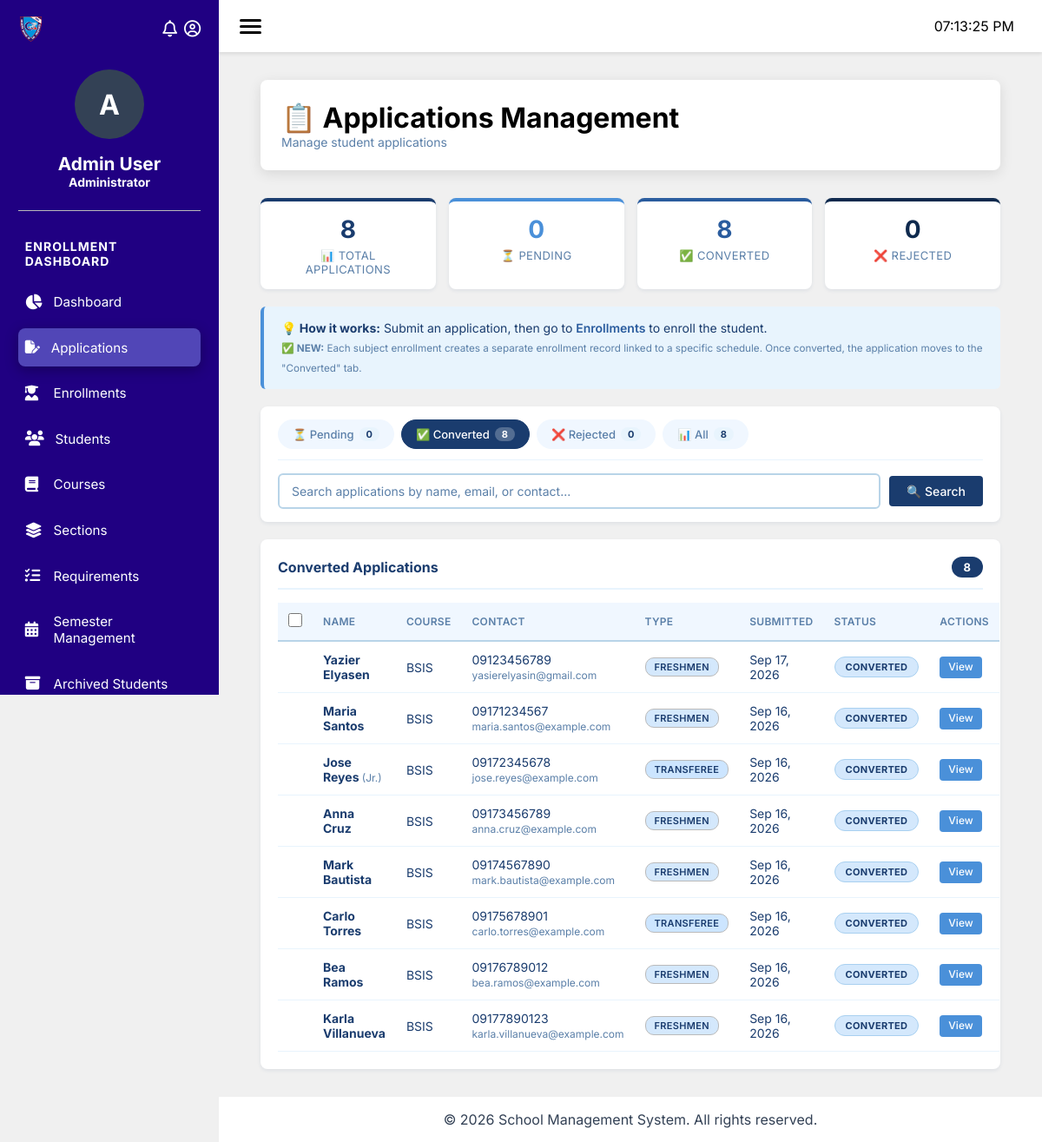
/pages/applications.php?page=applications&status=converted, run on the app's committed database.
### tables this page shows
CREATE TABLE `enr_applicants` (
  `applicant_id` int(11) NOT NULL,
  `surname` varchar(50) NOT NULL,
  `first_name` varchar(50) NOT NULL,
  `middle_name` varchar(50) DEFAULT NULL,
  `suffix` varchar(10) DEFAULT NULL,
  `admission_type` enum('freshmen','transferee','returnee','senior_high') DEFAULT NULL,
  `working_student` enum('Yes','No') DEFAULT NULL,
  `sex` enum('Male','Female','Other') NOT NULL,
  `address_barangay` varchar(100) NOT NULL,
  `address_city` varchar(100) NOT NULL,
  `address_province` varchar(100) NOT NULL,
  `address_complete` text DEFAULT NULL,
  `school_last_attended` varchar(150) NOT NULL,
  `year_graduated` varchar(20) DEFAULT NULL,
  `how_hear` varchar(50) DEFAULT NULL,
  `email` varchar(100) NOT NULL,
  `date_of_birth` date NOT NULL,
  `place_of_birth` varchar(150) NOT NULL,
  `age` int(11) DEFAULT NULL,
  `civil_status` enum('Single','Married','Divorced','Widowed') NOT NULL,
  `religion` varchar(50) DEFAULT NULL,
  `contact_number` varchar(20) NOT NULL,
  `facebook` varchar(100) DEFAULT NULL,
  `messenger` varchar(100) DEFAULT NULL,
  `address` text DEFAULT NULL,
  `parent_full_name` varchar(150) NOT NULL,
  `parent_contact` varchar(20) DEFAULT NULL,
  `parent_address` text DEFAULT NULL,
  `course_id` int(10) DEFAULT NULL,
  `preferred_section_id` int(11) DEFAULT NULL,
  `status` enum('pending','converted','rejected') DEFAULT 'pending',
  `notes` text DEFAULT NULL,
  `submitted_at` timestamp NOT NULL DEFAULT current_timestamp(),
  `updated_at` timestamp NOT NULL DEFAULT current_timestamp() ON UPDATE current_timestamp()
);

CREATE TABLE `rgr_courses` (
  `id` int(10) NOT NULL,
  `code` varchar(250) NOT NULL,
  `name` varchar(250) NOT NULL,
  `years` int(10) NOT NULL,
  `description` varchar(250) NOT NULL
);

### classes/Database.php (called while the page is built, shortened)
<?php
class Database {
    private static $instance = null;
    private $connection;
    private $host     = 'localhost';
    private $username = 'root';
    private $password = '';
    private $database = 'kms';
    private $port     = 3306;
    private $charset  = 'utf8mb4';
    private $options;
    private function __construct() {
        $this->options = [
            PDO::ATTR_ERRMODE               => PDO::ERRMODE_EXCEPTION,
            PDO::ATTR_DEFAULT_FETCH_MODE    => PDO::FETCH_ASSOC,
            PDO::ATTR_EMULATE_PREPARES      => false,
            PDO::ATTR_STRINGIFY_FETCHES     => false,
            PDO::MYSQL_ATTR_INIT_COMMAND    => "SET NAMES {$this->charset}",
            PDO::MYSQL_ATTR_USE_BUFFERED_QUERY => true,
            PDO::ATTR_TIMEOUT               => 30,
        ];
    }
    private function connect() {
        try {
            $dsn = "mysql:host={$this->host};port={$this->port};"
                 . "dbname={$this->database};charset={$this->charset}";
            $this->connection = new PDO(
                $dsn,
                $this->username,
                $this->password,
                $this->options
            );
            $this->connected = true;
        } catch (PDOException $e) {
            $this->connected = false;
            $this->lastError = $e->getMessage();
            error_log('Database Connection Error: ' . $e->getMessage());
            if ($this->isDevelopment()) {
                die("Database Connection Failed: " . $e->getMessage());
            }
            die("Database connection error. Please try again later.");
        }
    }
    public static function getInstance() {
        if (self::$instance === null) {
            self::$instance = new self();
        }
        return self::$instance;
    }
    public function getConnection() {
        return $this->connection;
    }
}

### classes/Model.php (called while the page is built, shortened)
<?php
abstract class Model {
    public function __construct() {
        $this->db         = Database::getInstance();
        $this->connection = $this->db->getConnection();
    }
}

### classes/Section.php (called while the page is built, shortened)
<?php
require_once 'Model.php';
class Section extends Model {
    public function __construct() {
        $this->checkCapacityColumns();
    }
    private function checkCapacityColumns() {
        try {
            $sql  = "SHOW COLUMNS FROM cc_sections LIKE 'max_students'";
            $stmt = $this->connection->prepare($sql);
            $stmt->execute();
        } catch (Exception $e) {
            $this->hasCapacityColumns = false;
        }
    }
}

### classes/ApplicationController.php (called while the page is built, shortened)
<?php
require_once 'Application.php';
require_once 'Section.php';
class ApplicationController {
    private $application;
    public function __construct() {
        $this->application  = new Application();
        $this->section      = new Section();
    }
    public function getApplicationsByStatus($status) {
        return $this->application->getApplicationsByStatus($status);
    }
    public function getStats() {
        return [
            'total'     => $this->application->getTotalApplications(),
            'pending'   => $this->application->countApplicationsByStatus('pending'),
            'converted' => $this->application->countApplicationsByStatus('converted'),
            'rejected'  => $this->application->countApplicationsByStatus('rejected')
        ];
    }
}

### classes/Application.php (called while the page is built, shortened)
<?php
require_once 'Model.php';
class Application extends Model {
    public function getApplicationsByStatus($status) {
        try {
            $sql = "SELECT a.*, c.code as course_code, c.name as course_name
                    FROM enr_applicants a
                    LEFT JOIN rgr_courses c ON a.course_id = c.id
                    WHERE a.status = ?
                    ORDER BY a.submitted_at DESC";
            $stmt = $this->connection->prepare($sql);
            $stmt->execute([$status]);
            return $stmt->fetchAll(PDO::FETCH_ASSOC);
        } catch (Exception $e) {
            error_log('Error getting applications by status: ' . $e->getMessage());
            return [];
        }
    }
    public function countApplicationsByStatus($status) {
        try {
            $sql = "SELECT COUNT(*) as count FROM enr_applicants WHERE status = ?";
            $stmt = $this->connection->prepare($sql);
            $stmt->execute([$status]);
            $result = $stmt->fetch();
            return (int) $result['count'];
        } catch (Exception $e) {
            error_log('Error counting applications by status: ' . $e->getMessage());
            return 0;
        }
    }
    public function getTotalApplications() {
        try {
            $sql = "SELECT COUNT(*) as total FROM enr_applicants";
            $stmt = $this->connection->prepare($sql);
            $stmt->execute();
            $result = $stmt->fetch();
            return (int) $result['total'];
        } catch (Exception $e) {
            error_log('Error getting total applications: ' . $e->getMessage());
            return 0;
        }
    }
}

### pages/applications.php (the view, shortened to what this page needs)
<?php
require_once 'classes/Application.php';
require_once 'classes/ApplicationController.php';
$applicationController = new ApplicationController();
$today = date('Y-m-d');
if (($_SESSION['last_app_cleanup'] ?? '') !== $today) {
    $applicationController->deleteOldApplications();
}
$status = $_GET['status'] ?? 'pending';
$search = $_GET['search'] ?? '';
if ($status === 'all') {
    $applications = $applicationController->getAllApplications();
} else {
    $applications = $applicationController->getApplicationsByStatus($status);
}
$stats = $applicationController->getStats();
?>
<?php include __DIR__ . '/../includes/header.php'; ?>
<?php include __DIR__ . '/../includes/sidebar.php'; ?>
<main class="main-content">
    <div class="container">
        <div class="module-header">
            <h1>📋 Applications Management</h1>
            <p class="dashboard-subtitle">Manage student applications</p>
        </div>
        <div class="module-content">
            <div class="stats-grid">
                <div class="stat-card stat-total">
                    <span class="number"><?php echo (int) ($stats['total'] ?? 0); ?></span>
                    <span class="label">📊 Total Applications</span>
                </div>
                <div class="stat-card stat-pending">
                    <span class="number"><?php echo (int) ($stats['pending'] ?? 0); ?></span>
                    <span class="label">⏳ Pending</span>
                </div>
                <div class="stat-card stat-converted">
                    <span class="number"><?php echo (int) ($stats['converted'] ?? 0); ?></span>
                    <span class="label">✅ Converted</span>
                </div>
                <div class="stat-card stat-rejected">
                    <span class="number"><?php echo (int) ($stats['rejected'] ?? 0); ?></span>
                    <span class="label">❌ Rejected</span>
                </div>
            </div>
            <div class="info-banner">
                <strong>💡 How it works:</strong> Submit an application, then go to
                <a href="?page=enrollments">Enrollments</a> to enroll the student.
                <br>
                <small>✅ <strong>NEW:</strong> Each subject enrollment creates a separate
                enrollment record linked to a specific schedule. Once converted, the
                application moves to the "Converted" tab.</small>
            </div>
            <div class="search-section">
                <div class="status-filters">
                    <a href="?page=applications&status=pending"
                       class="status-filter <?php echo $status === 'pending' ? 'active' : ''; ?>">
                        ⏳ Pending <span class="count"><?php echo (int) ($stats['pending'] ?? 0); ?></span>
                    </a>
                    <a href="?page=applications&status=converted"
                       class="status-filter <?php echo $status === 'converted' ? 'active' : ''; ?>">
                        ✅ Converted <span class="count"><?php echo (int) ($stats['converted'] ?? 0); ?></span>
                    </a>
                    <a href="?page=applications&status=rejected"
                       class="status-filter <?php echo $status === 'rejected' ? 'active' : ''; ?>">
                        ❌ Rejected <span class="count"><?php echo (int) ($stats['rejected'] ?? 0); ?></span>
                    </a>
                    <a href="?page=applications&status=all"
                       class="status-filter <?php echo $status === 'all' ? 'active' : ''; ?>">
                        📊 All <span class="count"><?php echo (int) ($stats['total'] ?? 0); ?></span>
                    </a>
                </div>
                <form method="GET" class="search-form">
                    <input type="text" name="search"
                           placeholder="Search applications by name, email, or contact..."
                           value="<?php echo htmlspecialchars($search); ?>">
                    <button type="submit" class="btn btn-primary">🔍 Search</button>
                </form>
            </div>
            <div class="applications-table-container">
                <div class="table-header">
                    <span class="title">
                        <?php echo ucfirst($status); ?> Applications
                    </span>
                    <span class="badge-count"><?php echo count($applications); ?></span>
                </div>
                <?php if (count($applications) > 0): ?>
                <form method="POST" id="bulkActionForm" onsubmit="return confirmBulkAction();">
                    <table class="table">
                        <thead>
                            <tr>
                                <th width="40">
                                    <input type="checkbox" id="selectAll"
                                           onchange="toggleAllCheckboxes(this)">
                                </th>
                                <th>Name</th>
                                <th>Course</th>
                                <th>Contact</th>
                                <th>Type</th>
                                <th>Submitted</th>
                                <th>Status</th>
                                <th>Actions</th>
                            </tr>
                        </thead>
                        <tbody>
                            <?php foreach ($applications as $app): ?>
                            <tr>
                                <td class="checkbox-column">
                                </td>
                                <td>
                                    <strong>
                                        <?php echo htmlspecialchars(
                                            ($app['first_name'] ?? '') . ' ' . ($app['surname'] ?? '')
                                        ); ?>
                                    </strong>
                                    <?php if (!empty($app['suffix'])): ?>
                                        <small>(<?php echo htmlspecialchars($app['suffix']); ?>)</small>
                                    <?php endif; ?>
                                </td>
                                <td><?php echo htmlspecialchars($app['course_code'] ?? 'N/A'); ?></td>
                                <td>
                                    <?php echo htmlspecialchars($app['contact_number'] ?? ''); ?><br>
                                    <small><?php echo htmlspecialchars($app['email'] ?? ''); ?></small>
                                </td>
                                <td>
                                    <?php
                                        $typeLabels = [
                                            'freshmen'    => 'Freshmen',
                                            'transferee'  => 'Transferee',
                                            'returnee'    => 'Returnee',
                                            'senior_high' => 'Senior High'
                                        ];
                                        $admissionType = $app['admission_type'] ?? '';
                                        $typeLabel  = $typeLabels[$admissionType] ?? 'N/A';
                                        $badgeClass = $admissionType !== ''
                                            ? 'badge-' . $admissionType
                                            : 'badge-default';
                                    ?>
                                    <span class="badge <?php echo htmlspecialchars($badgeClass); ?>">
                                        <?php echo htmlspecialchars($typeLabel); ?>
                                    </span>
                                </td>
                                <td>
                                    <?php
                                        $submitted = $app['submitted_at'] ?? null;
                                        echo $submitted
                                            ? date('M d, Y', strtotime($submitted))
                                            : 'N/A';
                                    ?>
                                </td>
                                <td>
                                    <span class="status-badge status-<?php echo htmlspecialchars($app['status'] ?? 'pending'); ?>">
                                        <?php echo ucfirst(htmlspecialchars($app['status'] ?? 'pending')); ?>
                                    </span>
                                </td>
                                <td>
                                    <div class="action-buttons">
                                        <a href="?page=application-details&id=<?php echo (int) $app['applicant_id']; ?>"
                                           class="btn btn-sm btn-info">View</a>
                                    </div>
                                </td>
                            </tr>
                            <?php endforeach; ?>
                        </tbody>
                    </table>
                </form>
                <?php endif; ?>
            </div>
        </div>
    </div>
</main>
<?php include __DIR__ . '/../includes/footer.php'; ?>

### data on the page
enr_applicants: first_name+surname "Yazier Elyasen", rgr_courses.code "BSIS", contact_number "09123456789", email "yasierelyasin@gmail.com", admission_type "FRESHMEN", submitted_at "Sep 17, 2026", status "CONVERTED"
enr_applicants: first_name+surname "Maria Santos", rgr_courses.code "BSIS", contact_number "09171234567", email "maria.santos@example.com", admission_type "FRESHMEN", submitted_at "Sep 16, 2026", status "CONVERTED"
enr_applicants: first_name+surname "Jose Reyes", suffix "Jr.", rgr_courses.code "BSIS", contact_number "09172345678", email "jose.reyes@example.com", admission_type "TRANSFEREE", submitted_at "Sep 16, 2026", status "CONVERTED"
enr_applicants: first_name+surname "Anna Cruz", rgr_courses.code "BSIS", contact_number "09173456789", email "anna.cruz@example.com", admission_type "FRESHMEN", submitted_at "Sep 16, 2026", status "CONVERTED"
enr_applicants: first_name+surname "Mark Bautista", rgr_courses.code "BSIS", contact_number "09174567890", email "mark.bautista@example.com", admission_type "FRESHMEN", submitted_at "Sep 16, 2026", status "CONVERTED"
enr_applicants: first_name+surname "Carlo Torres", rgr_courses.code "BSIS", contact_number "09175678901", email "carlo.torres@example.com", admission_type "TRANSFEREE", submitted_at "Sep 16, 2026", status "CONVERTED"
enr_applicants: first_name+surname "Bea Ramos", rgr_courses.code "BSIS", contact_number "09176789012", email "bea.ramos@example.com", admission_type "FRESHMEN", submitted_at "Sep 16, 2026", status "CONVERTED"
enr_applicants: first_name+surname "Karla Villanueva", rgr_courses.code "BSIS", contact_number "09177890123", email "karla.villanueva@example.com", admission_type "FRESHMEN", submitted_at "Sep 16, 2026", status "CONVERTED"

### other printed values
$userAvatar "A"
$userName "Admin User"
$userPosition "Administrator"
$item['label'] "Dashboard"
$item['label'] "Applications"
$item['label'] "Enrollments"
$item['label'] "Students"
$item['label'] "Courses"
$item['label'] "Sections"
$item['label'] "Requirements"
$item['label'] "Semester Management"
$item['label'] "Archived Students"
$stats['total'] "8"
$stats['pending'] "0"
$stats['converted'] "8"
